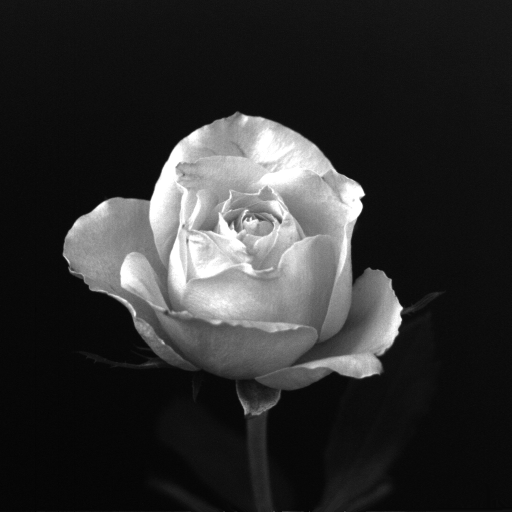
#> input picture DIP3E_Original_Images_CH02/Fig0219(rose1024).tif, 1024 x 1024 px (shown at 1/2 size)
$ python Untitled-1.py
#> lines starting #> are read from the running program, lines starting #| are printed output that depends on the picture
import cv2
import numpy as np

img = cv2.imread('Fig0219(rose1024).tif')
#> img is the input picture: shape (1024, 1024, 3); min 0, max 255, mean 46.8

# [21 lines of commented-out code are left out]
img = cv2.resize(img, (32, 32))
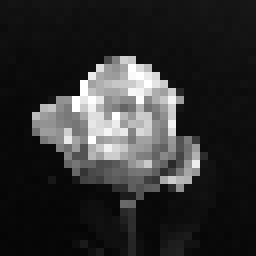
#> img: shape (32, 32, 3) (shown 8 times larger); min 5, max 255, mean 47.1
img = cv2.resize(img, (1024, 1024))
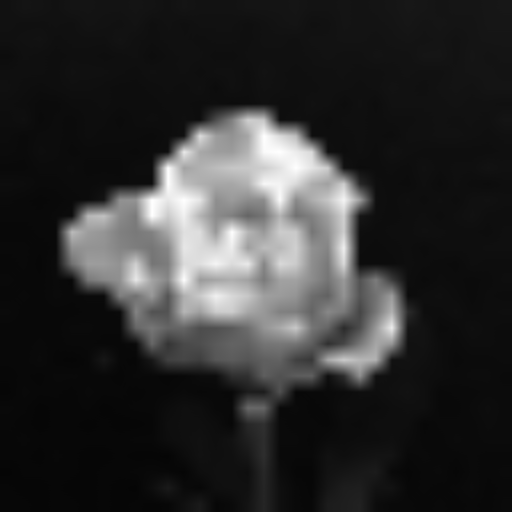
#> img: shape (1024, 1024, 3) (shown at 1/2 size); min 5, max 255, mean 47

cv2.imwrite("result of 32.tif", img)
cv2.imshow('resampling', img)
cv2.waitKey()

print(img.shape)
#| (1024, 1024, 3)
